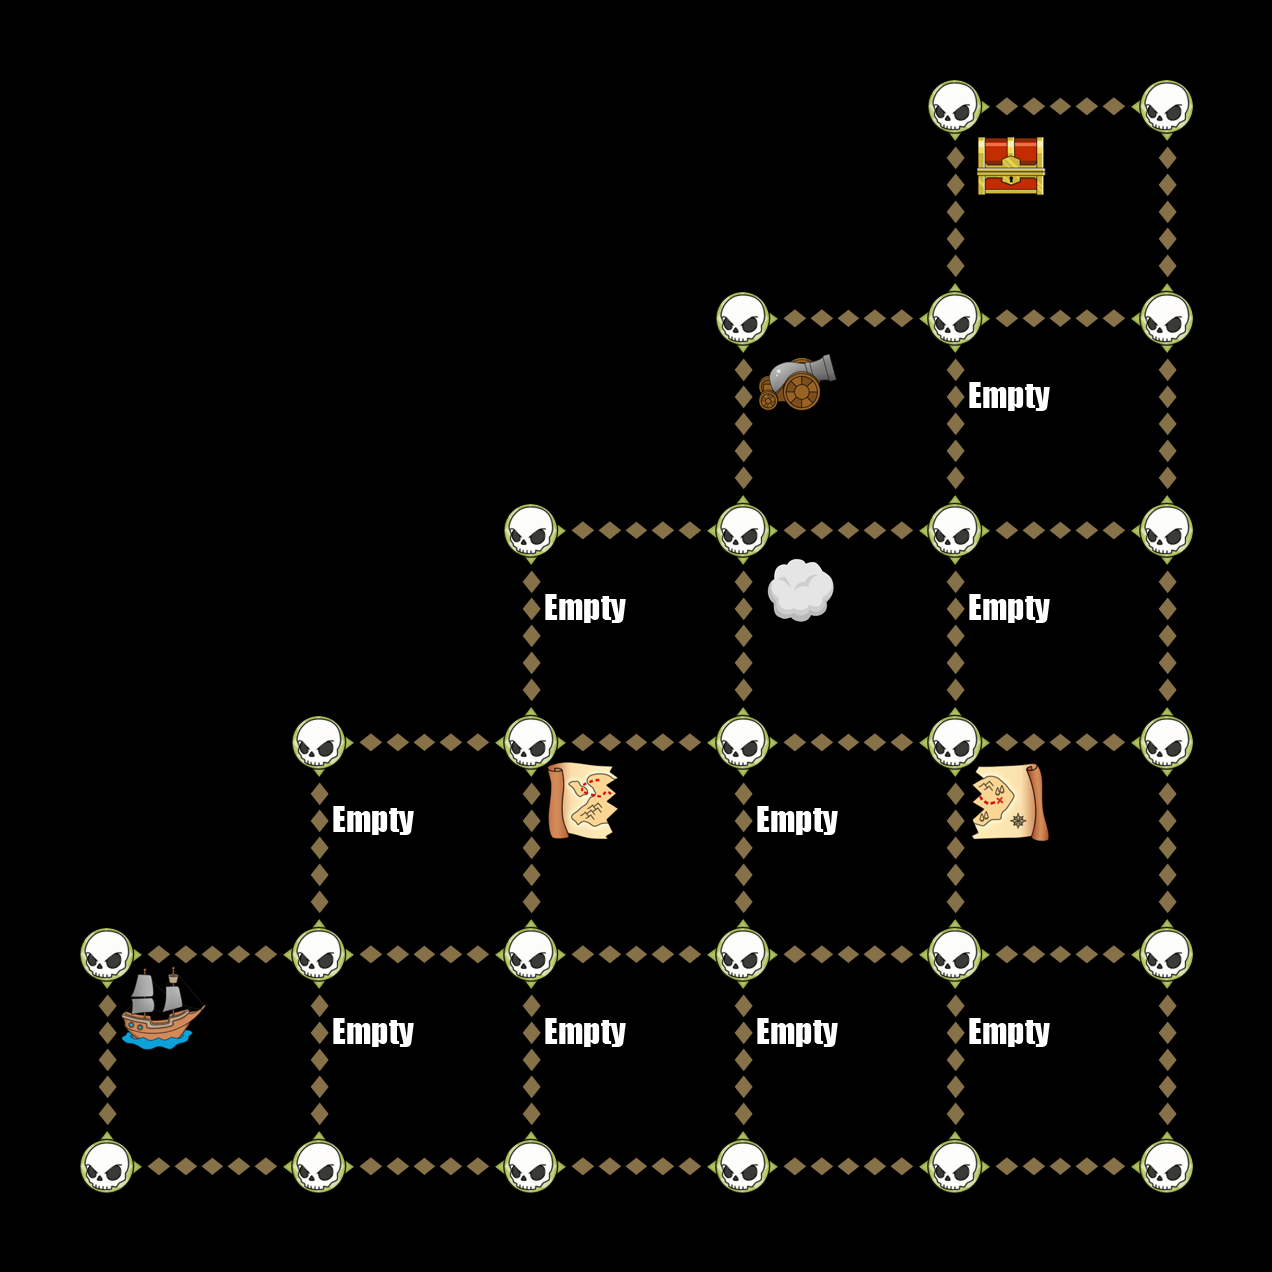

Tiled map render using the project's own tile images. Description and the map definition, with tile-layer contents summarised, below:
An orthogonal 6x6 tile map with 212x212 px tiles, 6 tile layers (Down, Up, Left, Right, ...).

<map version="1.0" orientation="orthogonal" width="6" height="6" tilewidth="212" tileheight="212">
 <tileset firstgid="1" name="TileGraphic_Final-ipadhd" tilewidth="212" tileheight="212">
  <image source="TileGraphic_Final-ipadhd.png" width="636" height="1060" />
  <tile id="0">
   <properties>
    <property name="LineFilled" value="True" />
   </properties>
  </tile>
  <tile id="2">
   <properties>
    <property name="Item" value="TreasureBox" />
   </properties>
  </tile>
  <tile id="4">
   <properties>
    <property name="RowFilled" value="True" />
   </properties>
  </tile>
  <tile id="6">
   <properties>
    <property name="Item" value="CannonLeft" />
   </properties>
  </tile>
  <tile id="7">
   <properties>
    <property name="Item" value="ShipRight" />
   </properties>
  </tile>
  <tile id="8">
   <properties>
    <property name="Item" value="MapOne" />
   </properties>
  </tile>
  <tile id="9">
   <properties>
    <property name="Item" value="CannonRight" />
   </properties>
  </tile>
  <tile id="10">
   <properties>
    <property name="Item" value="ShipLeft" />
   </properties>
  </tile>
  <tile id="11">
   <properties>
    <property name="Item" value="MapTwo" />
   </properties>
  </tile>
  <tile id="12">
   <properties>
    <property name="Item" value="Empty" />
   </properties>
  </tile>
  <tile id="13">
   <properties>
    <property name="Item" value="Skull" />
   </properties>
  </tile>
  <tile id="14">
   <properties>
    <property name="Item" value="Fog" />
   </properties>
  </tile>
 </tileset>
 <layer name="Down" width="6" height="6">
  <data>[36 cells, 20 non-empty, 1 distinct tile ids]</data>
 </layer>
 <layer name="Up" width="6" height="6">
  <data>[36 cells, 20 non-empty, 1 distinct tile ids]</data>
 </layer>
 <layer name="Left" width="6" height="6">
  <data>[36 cells, 20 non-empty, 1 distinct tile ids]</data>
 </layer>
 <layer name="Right" width="6" height="6">
  <data>[36 cells, 20 non-empty, 1 distinct tile ids]</data>
 </layer>
 <layer name="Dots" width="6" height="6">
  <data>[36 cells, 26 non-empty, 1 distinct tile ids]</data>
 </layer>
 <layer name="Items" width="6" height="6">
  <data>[36 cells, 15 non-empty, 7 distinct tile ids]</data>
 </layer>
</map>
